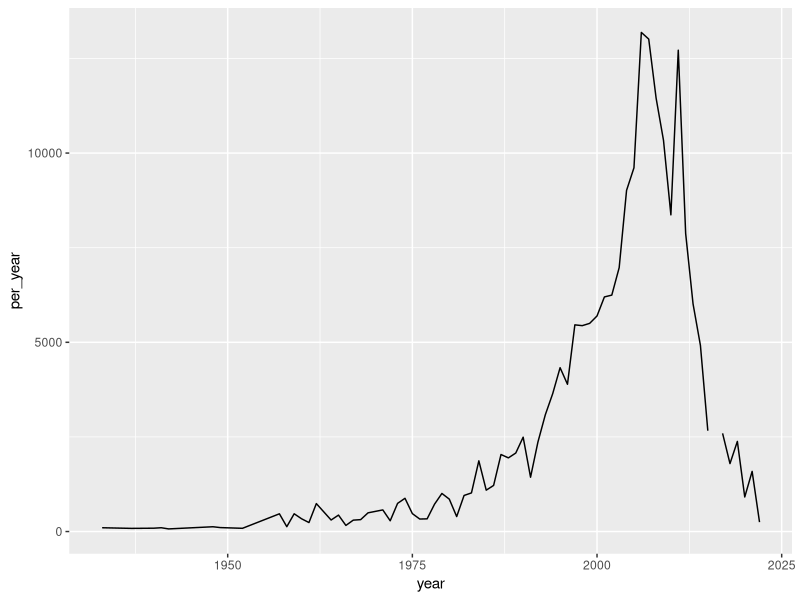

The R script that drew this image:
library(tidyverse)
library(glue)
library(scales)

watchlist <- read.csv("Data/WATCHLIST.csv") %>% 
  select(year = Year, runtime = Runtime..mins., rating = Your.Rating, movie = Title.Type, title = Title) %>% 
  filter(movie != "short")
  # filter(year == 2009)
  
totals <- watchlist %>% 
  group_by(year) %>% 
  summarise_at(vars(runtime),
               list(per_year = sum))
# totals


ggplot(data = totals, aes(x = year, y = per_year)) +
         geom_line() +
  coord_cartesian(xlim = c(min(watchlist$year), max(watchlist$year)))

       

# 
# read.csv("Data/GLB.Ts+dSST.csv", skip=1, na = "***") %>%
#   select(year = Year, t_diff = 'J.D') %>%
#   drop_na() %>% 
#   ggplot(aes(x=year, y=t_diff)) +
#   geom_line(aes(color = "1"), size=0.5, show.legend = FALSE) +
#   geom_point(fill="white", aes(color = "1"), shape = 21, show.legend = TRUE) +
#   geom_smooth(se=FALSE, aes(color = "2"), size=0.5, span=0.15, show.legend = FALSE) +
#   scale_x_continuous(breaks = seq(1880, 2023, 20), expand=c(0,0)) + 
#   scale_y_continuous(limits = c(-0.5, 1.5), expand=c(0,0)) + 
#   scale_color_manual(name=NULL,
#                      breaks=c(1, 2),
#                      values = c("gray", "black"),
#                      labels=c("Annual mean", "Lowess smoothing"),
#                      guide = guide_legend(override.aes = list(shape=15, size = 5))) +
#   labs(
#     x = "YEAR",
#     y = "Temperature anomaly (\u00B0C)",
#     title = "GLOBAL LAND-OCEAN TEMPERATURE INDEX",
#     subtitle = "Data source: NASA's Goddard Institute for Space Studies (GISS). \nCredit: NASA/GISS" 
#   ) +
#   theme_light() +
#   theme(
#     axis.ticks = element_blank(),
#     plot.title.position = "plot",
#     plot.title = element_text(margin = margin(b=10), color = "red", face = "bold"),
#     plot.subtitle = element_text(size=8, margin = margin(b=10)),
#     legend.position = c(0.15, 0.9),
#     legend.title = element_text(size=0),
#     legend.key.height = unit(10, "pt"),
#     legend.margin = margin(0,0,0,0))
# 
# ggsave("Figures/temperature_index_plot.pdf", width = 6, height = 4)



#   select(year = Year, t_diff = 'J.D') %>%
#   drop_na() 
# 
# annotation <- t_data %>%
#   arrange(year) %>% 
#   slice(1, n()) %>% 
#   mutate(t_diff = 0,
#          z = year + c(-5, 5))
# 
# max_t_diff <- format(round(max(t_data$t_diff), 1), nsmall = 1)
# 
# t_data %>%
#   ggplot(aes(x=year, y=t_diff, fill=t_diff)) +
#   geom_col(show.legend = FALSE) +
#   geom_text(data = annotation, aes(x=z, label=year), color = "white") +
#   geom_text(x=1880, y=1, hjust = 0,
#             label =glue("Global temperatures have increased by over {max_t_diff}\u00B0C since {min(t_data$year)}"),
#             color="white") +
#   # scale_fill_gradient2(low = "darkblue", mid = "white", high = "darkred",
#   #                      midpoint = 0, limits = c(-0.5, 1.5)) +
#   # scale_fill_gradientn(colors = c("darkblue", "white", "darkred"),
#   #                      values = rescale(c(min(t_data$t_diff), 0, max(t_data$t_diff))),
#   #                      limits = c(min(t_data$t_diff), max(t_data$t_diff))) +
#   scale_fill_stepsn(colors = c("darkblue", "white", "darkred"),
#                     values = rescale(c(min(t_data$t_diff), 0, max(t_data$t_diff))),
#                     limits = c(min(t_data$t_diff), max(t_data$t_diff)),
#                     n.breaks = 9) +
#     theme_void() +
#   theme(
#     plot.background = element_rect(fill = "black"),
#     legend.text = element_text(color = "white")
#   )
# 
# ggsave("Figures/temperature_bar_plot.pdf", width = 7, height = 4)
